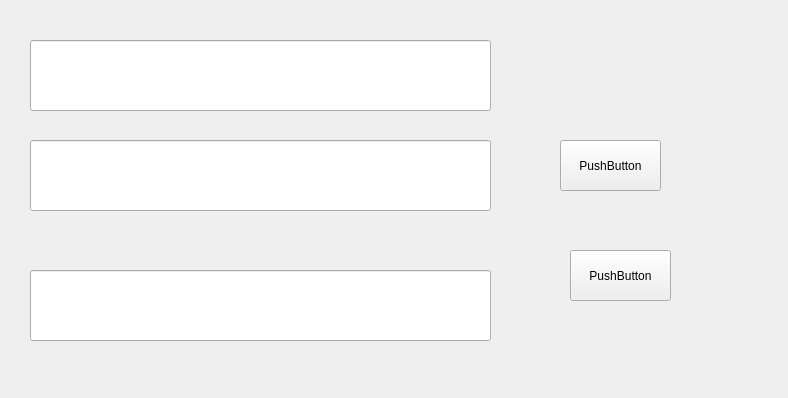
<?xml version="1.0" encoding="UTF-8"?>
<ui version="4.0">
 <class>Widget</class>
 <widget class="QWidget" name="Widget">
  <property name="geometry">
   <rect>
    <x>0</x>
    <y>0</y>
    <width>788</width>
    <height>398</height>
   </rect>
  </property>
  <property name="windowTitle">
   <string>Widget</string>
  </property>
  <widget class="QLineEdit" name="lineEdit">
   <property name="geometry">
    <rect>
     <x>30</x>
     <y>40</y>
     <width>461</width>
     <height>71</height>
    </rect>
   </property>
   <property name="styleSheet">
    <string notr="true">font: 20pt &quot;黑体&quot;;</string>
   </property>
  </widget>
  <widget class="QLineEdit" name="lineEdit_2">
   <property name="geometry">
    <rect>
     <x>30</x>
     <y>140</y>
     <width>461</width>
     <height>71</height>
    </rect>
   </property>
   <property name="styleSheet">
    <string notr="true">font: 20pt &quot;黑体&quot;;</string>
   </property>
  </widget>
  <widget class="QLineEdit" name="lineEdit_3">
   <property name="geometry">
    <rect>
     <x>30</x>
     <y>270</y>
     <width>461</width>
     <height>71</height>
    </rect>
   </property>
   <property name="styleSheet">
    <string notr="true">font: 20pt &quot;黑体&quot;;</string>
   </property>
  </widget>
  <widget class="QPushButton" name="pushButton">
   <property name="geometry">
    <rect>
     <x>560</x>
     <y>140</y>
     <width>101</width>
     <height>51</height>
    </rect>
   </property>
   <property name="text">
    <string>PushButton</string>
   </property>
  </widget>
  <widget class="QPushButton" name="pushButton_2">
   <property name="geometry">
    <rect>
     <x>570</x>
     <y>250</y>
     <width>101</width>
     <height>51</height>
    </rect>
   </property>
   <property name="text">
    <string>PushButton</string>
   </property>
  </widget>
 </widget>
 <resources/>
 <connections/>
</ui>
